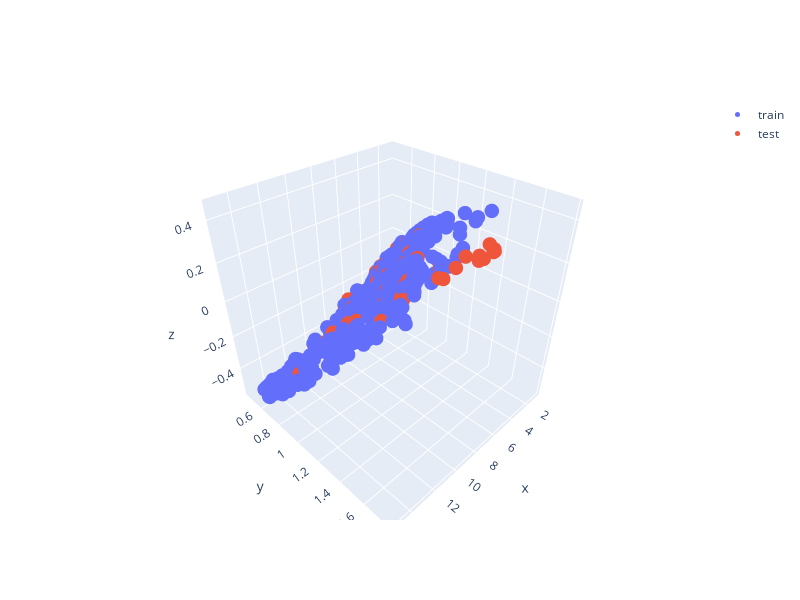
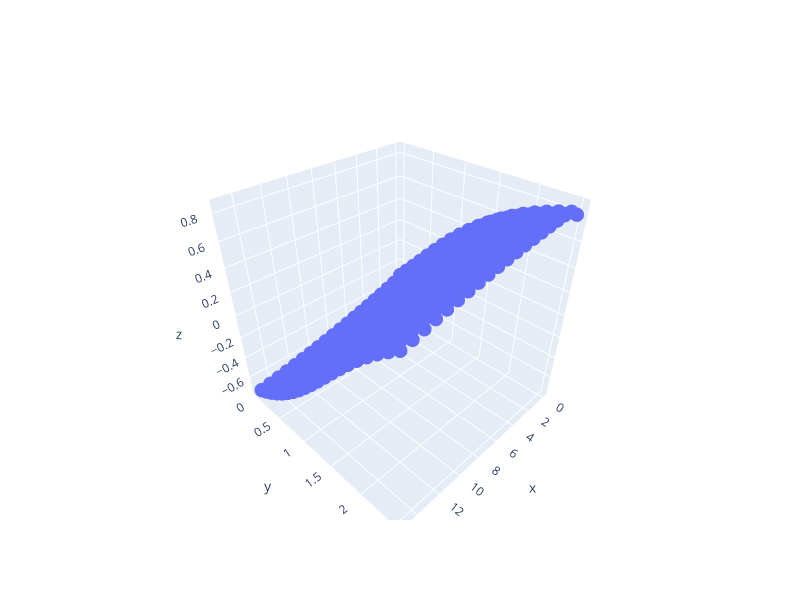

The notebook cell these images were saved under, in order:
### Markdown cell above
## Test

### Code cell
import plotly.graph_objects as go


layout = go.Layout(width=800, height=600)
x1_nn_train_pred = model_x1.predict([X_train[:, :2]])
fig3 = go.Figure(data=go.Scatter3d(x=X_train[:, 0], y=X_train[:, 1], z=x1_nn_train_pred[:,0],
                                   mode='markers', marker=dict(size=5), name='train'), layout=layout)

x1_nn_test_pred = model_x1.predict([X_test[:, :2]])
fig3.add_trace(go.Scatter3d(x=X_test[:, 0], y=X_test[:, 1], z=x1_nn_test_pred[:,0],
                            mode='markers', marker=dict(size=5), name='test'))
fig3.show()

layout = go.Layout(width=800, height=600)
X1_mesh, X2_mesh = np.meshgrid(np.linspace(0., 15., 20), np.linspace(0., 2.5, 20))
x1_mesh, x2_mesh = np.ravel(X1_mesh).reshape((-1, 1)), np.ravel(X2_mesh).reshape((-1, 1))
X1_mesh = np.hstack((x1_mesh, x2_mesh))
y_mesh = model_x1.predict([X1_mesh])
fig4 = go.Figure(data=go.Scatter3d(x=x1_mesh.ravel(), y=x2_mesh.ravel(), z=y_mesh.ravel(),
                                   mode='markers', marker=dict(size=5)), layout=layout)
fig4.show()

### Figure 1 — Plotly figure (JSON) as saved in the notebook; plotly's stock layout.template omitted (floating-point values rounded to 4 significant figures; data arrays with more than 128 entries replaced by an {"elided": "..."} marker saying what was removed)
{"data": [{"marker": {"size": 5}, "mode": "markers", "name": "train", "type": "scatter3d", "x": {"elided": "916 float values"}, "y": {"elided": "916 float values"}, "z": {"elided": "916 float values"}}, {"marker": {"size": 5}, "mode": "markers", "name": "test", "type": "scatter3d", "x": [9.685, 9.518, 9.411, 8.55, 3.999, 8.639, 7.95, 10.69, 1.917, 10.53, 8.055, 7.673, 5.004, 3.785, 8.055, 13.23, 9.216, 5.303, 1.775, 7.589, 3.649, 3.649, 7.818, 8.21, 3.118, 1.647, 5.11, 8.24, 9.138, 7.419, 8.55, 9.411, 5.935, 8.21, 8.24, 4.426, 5.53, 7.909, 8.61, 7.469, 8.871, 9.02, 5.275, 8.279, 9.264, 7.41, 7.818, 4.472, 6.613], "y": [0.706, 1.328, 0.9237, 1.59, 0.6112, 1.722, 1.204, 1.274, 0.8057, 0.7227, 1.761, 0.5908, 0.9418, 0.871, 1.761, 0.7653, 1.287, 1.069, 0.6709, 1.193, 0.5331, 0.5331, 1.593, 1.696, 0.5578, 0.5631, 0.6721, 1.775, 1.562, 0.6728, 1.59, 0.9237, 0.4583, 1.696, 1.775, 0.5969, 0.7298, 1.442, 1.745, 1.699, 1.511, 1.13, 0.8087, 1.772, 0.8235, 1.001, 1.593, 0.6811, 0.6723], "z": [-0.2841, 0.1366, -0.1335, 0.3416, -0.1265, 0.4147, 0.1163, 0.0522, 0.09173, -0.3044, 0.4552, -0.2817, 0.05793, 0.05939, 0.4552, -0.3726, 0.1208, 0.1324, 0.005582, 0.1232, -0.1646, -0.1646, 0.3689, 0.4144, -0.1269, -0.06276, -0.1303, 0.4566, 0.3025, -0.2204, 0.3416, -0.1335, -0.2996, 0.4144, 0.4566, -0.1531, -0.1083, 0.2741, 0.4281, 0.4407, 0.2809, 0.02231, -0.04438, 0.4537, -0.1938, -0.0002593, 0.3689, -0.09848, -0.1895]}], "layout": {"height": 600, "width": 800}}

### Figure 2 — Plotly figure (JSON) as saved in the notebook; plotly's stock layout.template omitted (floating-point values rounded to 4 significant figures; data arrays with more than 128 entries replaced by an {"elided": "..."} marker saying what was removed)
{"data": [{"marker": {"size": 5}, "mode": "markers", "type": "scatter3d", "x": {"elided": "400 float values"}, "y": {"elided": "400 float values"}, "z": {"elided": "400 float values"}}], "layout": {"height": 600, "width": 800}}
